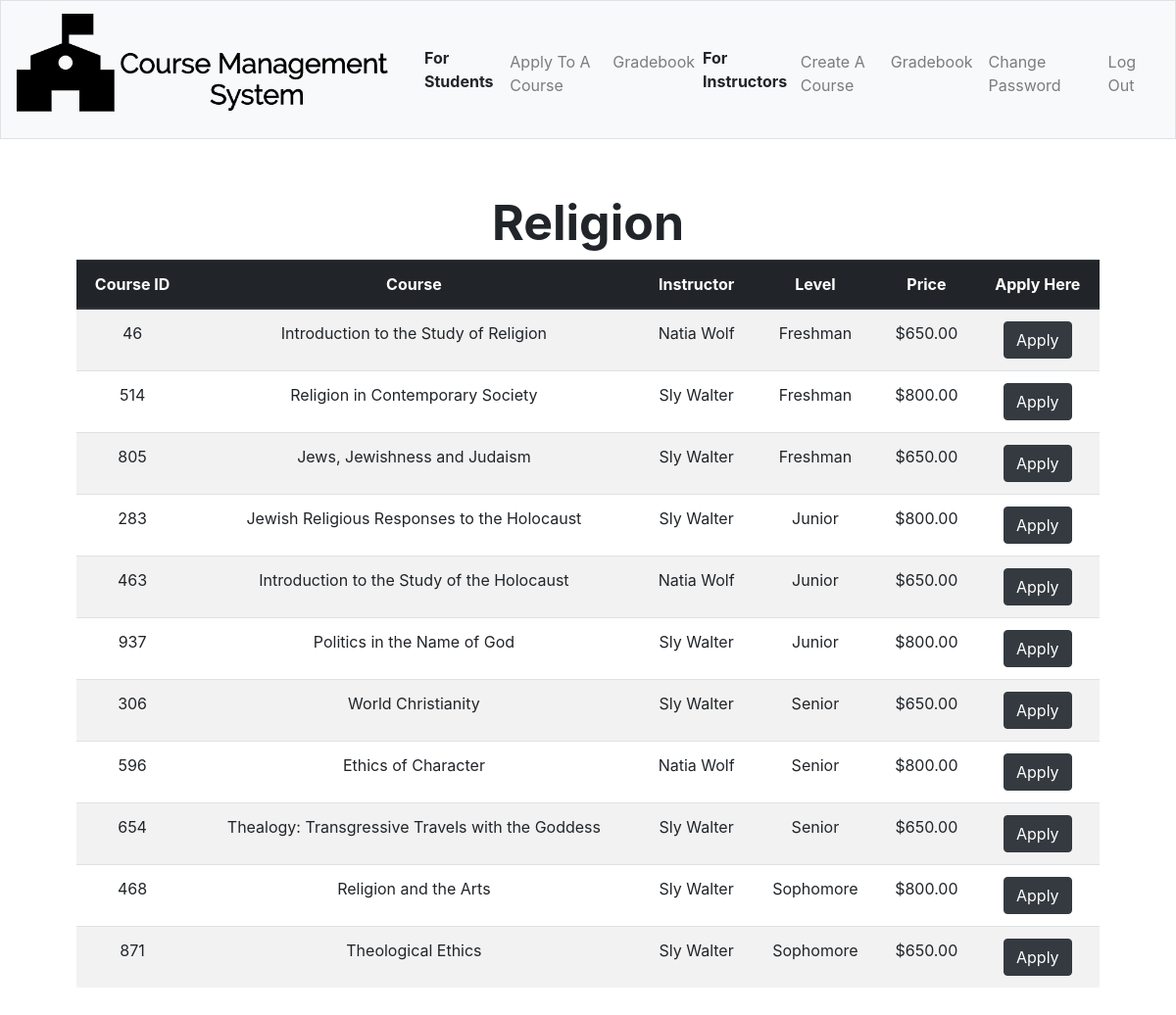
Screenshot of /religion (signed in) with the database file from the repository.
### tables this page shows
CREATE TABLE 'courses' ('id' integer PRIMARY KEY NOT NULL, 'instructor' text, 'name' text, 'total' INTEGER, 'subject' text, 'price' integer DEFAULT 650, 'level' text);

### application.py (the view, shortened to what this page needs)
@app.route("/religion", methods=["GET", "POST"])
@login_required
def religion():
    if request.method =="GET":
        courses=db.execute("SELECT * FROM courses WHERE subject = 'Religion' ORDER BY courses.level, courses.id")
        return render_template("subjects/religion.html", courses=courses)

### application.py (called while the page is built)
@app.after_request
def after_request(response):
    response.headers["Cache-Control"] = "no-cache, no-store, must-revalidate"
    response.headers["Expires"] = 0
    response.headers["Pragma"] = "no-cache"
    return response

### helpers.py (called while the page is built)
def login_required(f):
    @wraps(f)
    def decorated_function(*args, **kwargs):
        if session.get("user_id") is None:
            return redirect("/login")
        return f(*args, **kwargs)
    return decorated_function

def usd(value):
    return f"${value:,.2f}"

### templates/subjects/religion.html (shortened to what this page needs)
{% extends "layout.html" %}
{% block main %}
<div style = "font-size: 50px; text-align:middle;"> <b> Religion</b></div>
<table class="table table-striped">
        <thead class="thead-dark">
            <tr>
                <th>Course ID</th>
                <th>Course</th>
                <th>Instructor</th>
                <th>Level</th>
                <th>Price</th>
                <th>Apply Here</th>
            </tr>
        </thead>
        <tbody>
 <tbody>
                {% for row in courses %}
                <tr>
                    <td>{{row["id"]}}</td>
                    <td>{{row["name"]}}</td>
                    <td>{{row["instructor"]}}</td>
                    <td>{{row["level"]}}</td>
                    <td>{{row["price"]|usd}}</td>
                    <form action="/religion" method="post">
                    <td><button class="btn btn-dark" name = "cid" type="submit" value = "{{row['id']}}">Apply</button></td>
                            </form>
                </tr>
                {% endfor %}
        </tbody>
    </table>
{% endblock %}

### rows the page displays
courses: id "46", name "Introduction to the Study of Religion", instructor "Natia Wolf", level "Freshman", price "$650.00"
courses: id "514", name "Religion in Contemporary Society", instructor "Sly Walter", level "Freshman", price "$800.00"
courses: id "805", name "Jews, Jewishness and Judaism", instructor "Sly Walter", level "Freshman", price "$650.00"
courses: id "283", name "Jewish Religious Responses to the Holocaust", instructor "Sly Walter", level "Junior", price "$800.00"
courses: id "463", name "Introduction to the Study of the Holocaust", instructor "Natia Wolf", level "Junior", price "$650.00"
courses: id "937", name "Politics in the Name of God", instructor "Sly Walter", level "Junior", price "$800.00"
courses: id "306", name "World Christianity", instructor "Sly Walter", level "Senior", price "$650.00"
courses: id "596", name "Ethics of Character", instructor "Natia Wolf", level "Senior", price "$800.00"
courses: id "654", name "Thealogy: Transgressive Travels with the Goddess", instructor "Sly Walter", level "Senior", price "$650.00"
courses: id "468", name "Religion and the Arts", instructor "Sly Walter", level "Sophomore", price "$800.00"
courses: id "871", name "Theological Ethics", instructor "Sly Walter", level "Sophomore", price "$650.00"
